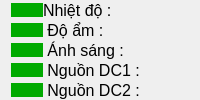
                                       <widget class="QWidget" name="widget_49" native="true">
                                        <layout class="QVBoxLayout" name="verticalLayout_4">
                                         <property name="spacing">
                                          <number>0</number>
                                         </property>
                                         <property name="topMargin">
                                          <number>0</number>
                                         </property>
                                         <property name="bottomMargin">
                                          <number>0</number>
                                         </property>
                                         <item>
                                          <widget class="QWidget" name="widget_61" native="true">
                                           <layout class="QHBoxLayout" name="horizontalLayout_27">
                                            <property name="spacing">
                                             <number>0</number>
                                            </property>
                                            <property name="leftMargin">
                                             <number>0</number>
                                            </property>
                                            <property name="topMargin">
                                             <number>0</number>
                                            </property>
                                            <property name="rightMargin">
                                             <number>0</number>
                                            </property>
                                            <property name="bottomMargin">
                                             <number>0</number>
                                            </property>
                                            <item>
                                             <widget class="QPushButton" name="pushButton_nhietdo_2">
                                              <property name="sizePolicy">
                                               <sizepolicy hsizetype="Fixed" vsizetype="Fixed">
                                                <horstretch>0</horstretch>
                                                <verstretch>0</verstretch>
                                               </sizepolicy>
                                              </property>
                                              <property name="styleSheet">
                                               <string notr="true">
QPushButton {
    border-radius: 10px;
background-color: rgb(0, 170, 0);
}</string>
                                              </property>
                                              <property name="text">
                                               <string/>
                                              </property>
                                              <property name="iconSize">
                                               <size>
                                                <width>20</width>
                                                <height>20</height>
                                               </size>
                                              </property>
                                             </widget>
                                            </item>
                                            <item>
                                             <widget class="QLabel" name="label_nhietdo">
                                              <property name="font">
                                               <font>
                                                <pointsize>12</pointsize>
                                                <italic>false</italic>
                                                <bold>false</bold>
                                               </font>
                                              </property>
                                              <property name="styleSheet">
                                               <string notr="true">color: rgb(0, 0, 0);
font: 12pt &quot;Segoe UI&quot;;</string>
                                              </property>
                                              <property name="text">
                                               <string>Nhiệt độ : </string>
                                              </property>
                                             </widget>
                                            </item>
                                           </layout>
                                          </widget>
                                         </item>
                                         <item>
                                          <widget class="QWidget" name="widget_62" native="true">
                                           <layout class="QHBoxLayout" name="horizontalLayout_28">
                                            <property name="spacing">
                                             <number>0</number>
                                            </property>
                                            <property name="leftMargin">
                                             <number>0</number>
                                            </property>
                                            <property name="topMargin">
                                             <number>0</number>
                                            </property>
                                            <property name="rightMargin">
                                             <number>0</number>
                                            </property>
                                            <property name="bottomMargin">
                                             <number>0</number>
                                            </property>
                                            <item>
                                             <widget class="QPushButton" name="pushButton_doam_2">
                                              <property name="sizePolicy">
                                               <sizepolicy hsizetype="Fixed" vsizetype="Fixed">
                                                <horstretch>0</horstretch>
                                                <verstretch>0</verstretch>
                                               </sizepolicy>
                                              </property>
                                              <property name="styleSheet">
                                               <string notr="true">
QPushButton {
    border-radius: 10px;
background-color: rgb(0, 170, 0);
}</string>
                                              </property>
                                              <property name="text">
                                               <string/>
                                              </property>
                                             </widget>
                                            </item>
                                            <item>
                                             <widget class="QLabel" name="label_doam_3">
                                              <property name="font">
                                               <font>
                                                <pointsize>12</pointsize>
                                                <italic>false</italic>
                                                <bold>false</bold>
                                               </font>
                                              </property>
                                              <property name="styleSheet">
                                               <string notr="true">color: rgb(0, 0, 0);
font: 12pt &quot;Segoe UI&quot;;</string>
                                              </property>
                                              <property name="text">
                                               <string> Độ ẩm :</string>
                                              </property>
                                             </widget>
                                            </item>
                                           </layout>
                                          </widget>
                                         </item>
                                         <item>
                                          <widget class="QWidget" name="widget_63" native="true">
                                           <layout class="QHBoxLayout" name="horizontalLayout_29">
                                            <property name="spacing">
                                             <number>0</number>
                                            </property>
                                            <property name="leftMargin">
                                             <number>0</number>
                                            </property>
                                            <property name="topMargin">
                                             <number>0</number>
                                            </property>
                                            <property name="rightMargin">
                                             <number>0</number>
                                            </property>
                                            <property name="bottomMargin">
                                             <number>0</number>
                                            </property>
                                            <item>
                                             <widget class="QPushButton" name="pushButton_anhsang_2">
                                              <property name="sizePolicy">
                                               <sizepolicy hsizetype="Fixed" vsizetype="Fixed">
                                                <horstretch>0</horstretch>
                                                <verstretch>0</verstretch>
                                               </sizepolicy>
                                              </property>
                                              <property name="styleSheet">
                                               <string notr="true">
QPushButton {
    border-radius: 10px;
background-color: rgb(0, 170, 0);
}</string>
                                              </property>
                                              <property name="text">
                                               <string/>
                                              </property>
                                             </widget>
                                            </item>
                                            <item>
                                             <widget class="QLabel" name="label_anhsang_2">
                                              <property name="font">
                                               <font>
                                                <pointsize>12</pointsize>
                                                <italic>false</italic>
                                                <bold>false</bold>
                                               </font>
                                              </property>
                                              <property name="styleSheet">
                                               <string notr="true">color: rgb(0, 0, 0);
font: 12pt &quot;Segoe UI&quot;;</string>
                                              </property>
                                              <property name="text">
                                               <string> Ánh sáng :</string>
                                              </property>
                                             </widget>
                                            </item>
                                           </layout>
                                          </widget>
                                         </item>
                                         <item>
                                          <widget class="QWidget" name="widget_64" native="true">
                                           <layout class="QHBoxLayout" name="horizontalLayout_34">
                                            <property name="spacing">
                                             <number>0</number>
                                            </property>
                                            <property name="leftMargin">
                                             <number>0</number>
                                            </property>
                                            <property name="topMargin">
                                             <number>0</number>
                                            </property>
                                            <property name="rightMargin">
                                             <number>0</number>
                                            </property>
                                            <property name="bottomMargin">
                                             <number>0</number>
                                            </property>
                                            <item>
                                             <widget class="QPushButton" name="pushButton_dc1_2">
                                              <property name="sizePolicy">
                                               <sizepolicy hsizetype="Fixed" vsizetype="Fixed">
                                                <horstretch>0</horstretch>
                                                <verstretch>0</verstretch>
                                               </sizepolicy>
                                              </property>
                                              <property name="styleSheet">
                                               <string notr="true">
QPushButton {
    border-radius: 10px;
background-color: rgb(0, 170, 0);
}</string>
                                              </property>
                                              <property name="text">
                                               <string/>
                                              </property>
                                             </widget>
                                            </item>
                                            <item>
                                             <widget class="QLabel" name="label_dc1_2">
                                              <property name="font">
                                               <font>
                                                <pointsize>12</pointsize>
                                                <italic>false</italic>
                                                <bold>false</bold>
                                               </font>
                                              </property>
                                              <property name="styleSheet">
                                               <string notr="true">color: rgb(0, 0, 0);
font: 12pt &quot;Segoe UI&quot;;</string>
                                              </property>
                                              <property name="text">
                                               <string> Nguồn DC1 :</string>
                                              </property>
                                             </widget>
                                            </item>
                                           </layout>
                                          </widget>
                                         </item>
                                         <item>
                                          <widget class="QWidget" name="widget_65" native="true">
                                           <layout class="QHBoxLayout" name="horizontalLayout_35">
                                            <property name="spacing">
                                             <number>0</number>
                                            </property>
                                            <property name="leftMargin">
                                             <number>0</number>
                                            </property>
                                            <property name="topMargin">
                                             <number>0</number>
                                            </property>
                                            <property name="rightMargin">
                                             <number>0</number>
                                            </property>
                                            <property name="bottomMargin">
                                             <number>0</number>
                                            </property>
                                            <item>
                                             <widget class="QPushButton" name="pushButton_ac2_2">
                                              <property name="sizePolicy">
                                               <sizepolicy hsizetype="Fixed" vsizetype="Fixed">
                                                <horstretch>0</horstretch>
                                                <verstretch>0</verstretch>
                                               </sizepolicy>
                                              </property>
                                              <property name="styleSheet">
                                               <string notr="true">
QPushButton {
    border-radius: 10px;
background-color: rgb(0, 170, 0);
}</string>
                                              </property>
                                              <property name="text">
                                               <string/>
                                              </property>
                                             </widget>
                                            </item>
                                            <item>
                                             <widget class="QLabel" name="label_dc2_2">
                                              <property name="font">
                                               <font>
                                                <pointsize>12</pointsize>
                                                <italic>false</italic>
                                                <bold>false</bold>
                                               </font>
                                              </property>
                                              <property name="styleSheet">
                                               <string notr="true">color: rgb(0, 0, 0);
font: 12pt &quot;Segoe UI&quot;;</string>
                                              </property>
                                              <property name="text">
                                               <string> Nguồn DC2 :</string>
                                              </property>
                                             </widget>
                                            </item>
                                           </layout>
                                          </widget>
                                         </item>
                                        </layout>
                                       </widget>
